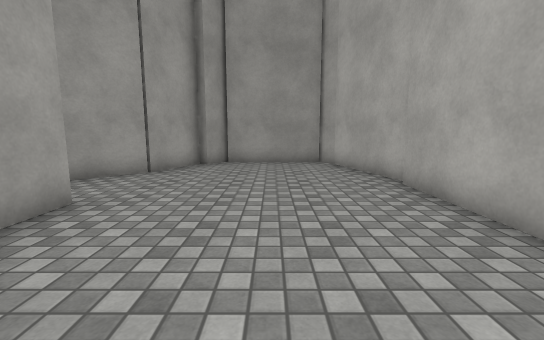
View 1 (above)

17 first-person views from a walk through a scene from a Unity 3-D project. The camera is 1.2 m above the floor, tilts 8° down and sees 90° across. The floor is counted in squares, 1 m on a side. Each view is taken from the middle of a square. On the plan, view 1 faces up. The plan holds only what a view shows up to about 13 squares ahead; the rest is blank. The place goes on beyond the plan. Some animated figures are not drawn. Door leaves are left out, so doorways stand open. Surface patterns are stand-ins for the level's own textures.

View 2
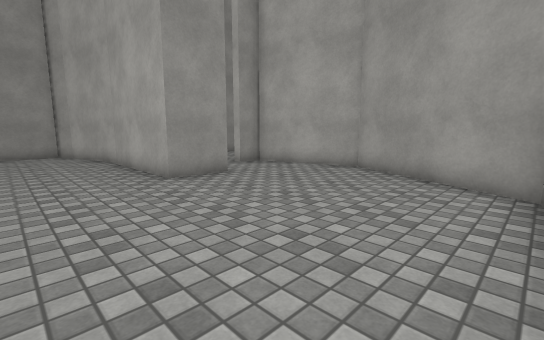

View 3
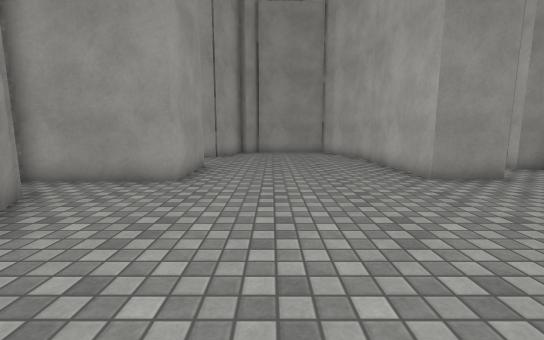

View 4
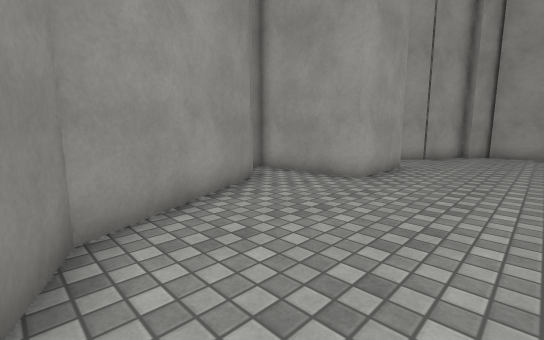

View 5
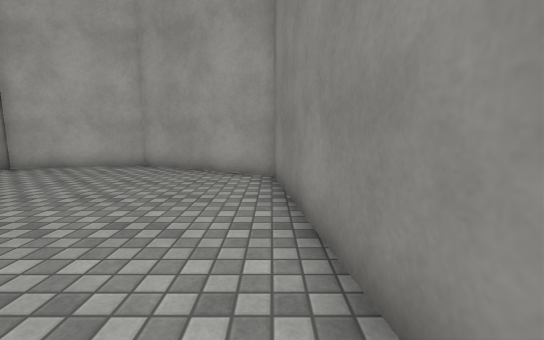

View 6
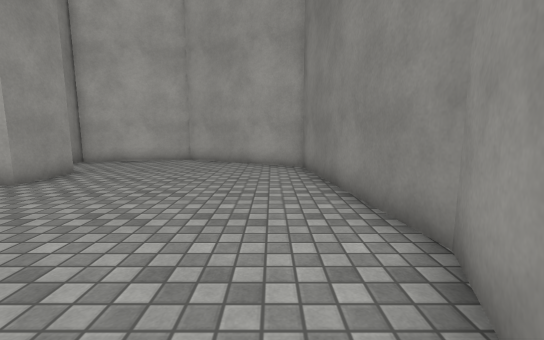

View 7
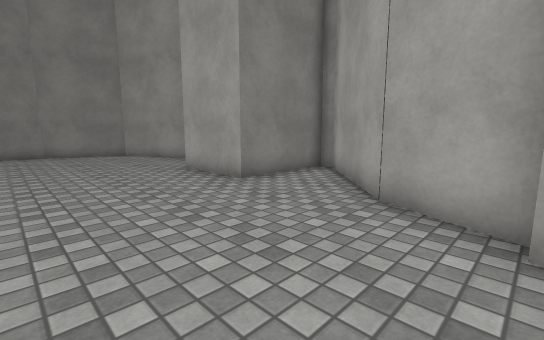

View 8
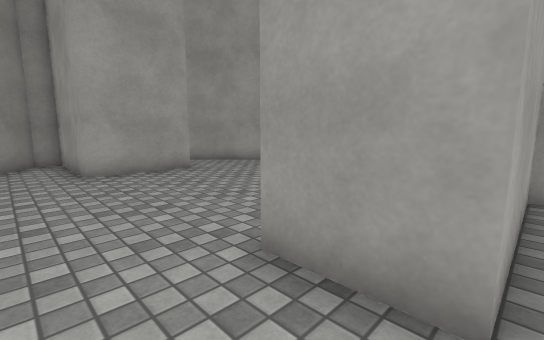

View 9
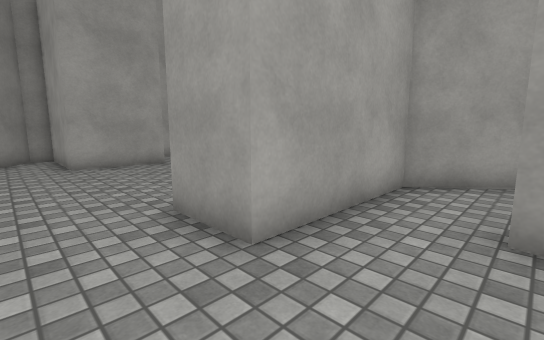

View 10
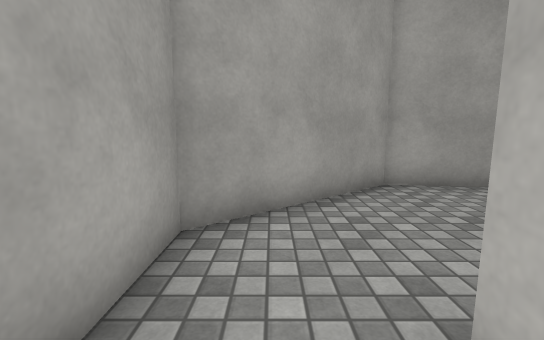

View 11
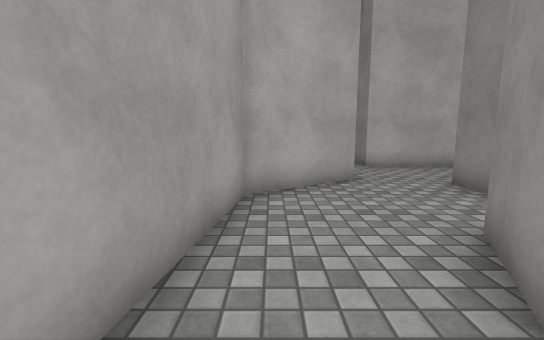

View 12
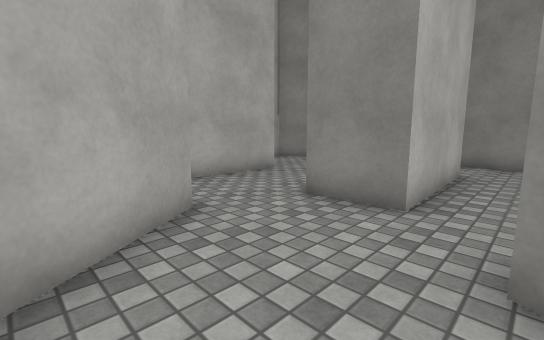

View 13
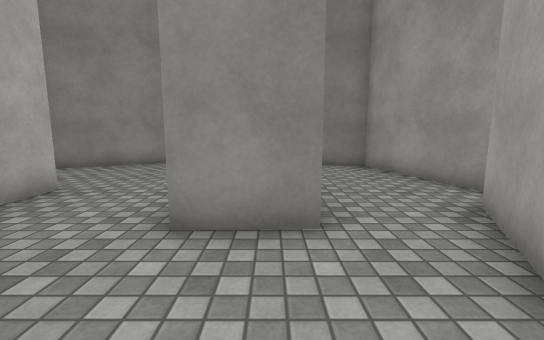

View 14
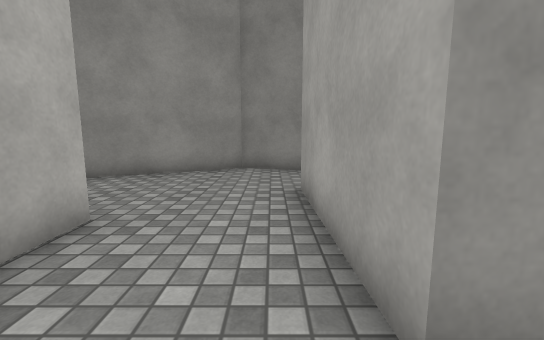

View 15
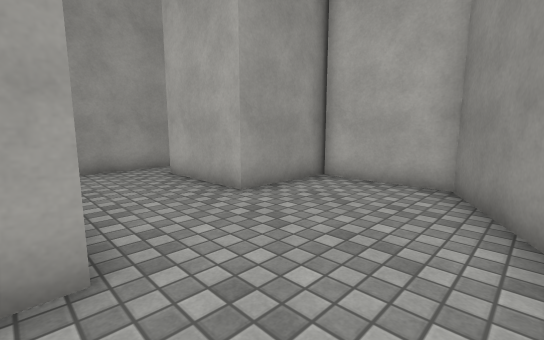

View 16
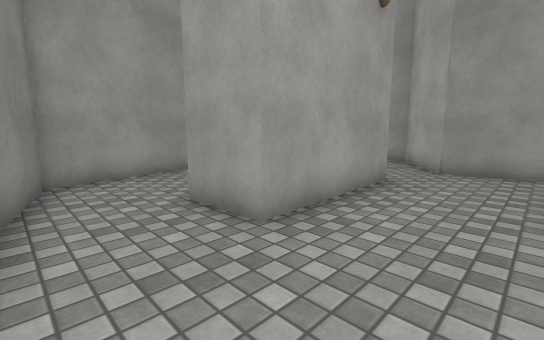

View 17
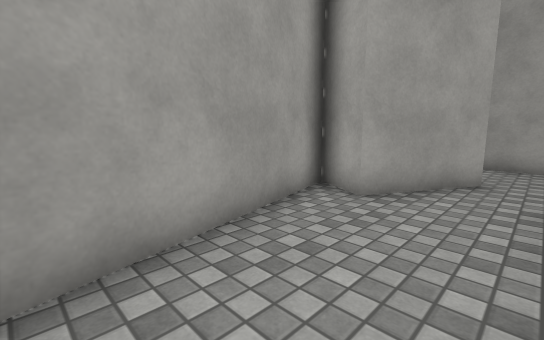

### Floor plan
Points are (right, up) in squares from view 1. A wall is a line through its corners. A room is listed if a view was taken in it or the views show most of it. See-through windows are left out.
Room 1 (views 1, 2, 3, 4, 5, 6, 7, 8, 9, 10)
walls: (4.9, 3.5) (4.9, 1.8) (3, 1.8) (3, 6.2); (3.2, 6.5) (2.3, 10.1) (2, 10.8) (-1.7, 10.8); (-5.5, -0.3) (-3.4, -4.6) (-0.4, -5.8) (6.3, -5) (8.8, -0.4) (7.7, 3.5) (6.8, 3.6); (-2.7, 10.2) (-3.6, 8.1) (-6.9, 5) (-6.9, 4.5) (-3.4, 4.5) (-3.4, 1.5) (-7.1, 1.5) (-7.1, 0.8) (-5.8, 0); (-1.7, 11.1) (-2.4, 10)
ways out: opening at (6, 4) to room 2
Room 2 (views 11, 12, 13)
walls: (9.5, 6.3) (11.1, 5.5); (12.4, 3.7) (14.3, 3.8); (6.8, 3.6) (6.9, 4.2); (14.9, 5.9) (13.1, 8.5) (8.6, 9.1) (4.9, 6.2) (4.9, 3.5)
ways out: opening at (6, 4) to room 1; opening at (13.5, 4.5) to room 3
Room 3 (views 14, 15, 16, 17)
walls: (14.3, 3.8) (14.4, -0.6) (12.5, -0.7) (12.4, 3.7); (11.1, 5.5) (9.6, 2.7); (18.2, 6.3) (14.9, 5.9); (8.2, 3.5) (9.7, -2.4) (16, -4) (20.4, -1.8) (20.4, 1.5) (17.5, 1.5) (17.5, 4.7)
ways out: opening at (13.5, 4.5) to room 2

Positions as (right, up) in squares from view 1, and headings:
1: (0, 0), facing up
2: (0, -5), facing up-right
3: (-1, -5), facing up
4: (0, -5), facing up-left
5: (-1, -5), facing right
6: (-3, -4), facing right
7: (1, 10), facing down-left
8: (5, 0), facing up-left
9: (7, 0), facing up-left
10: (6, 3), facing up
11: (8, 8), facing right
12: (11, 8), facing down-right
13: (13, 7), facing down
14: (15, 5), facing down
15: (14, -3), facing up-right
16: (17, -3), facing up-left
17: (12, -2), facing up-left
